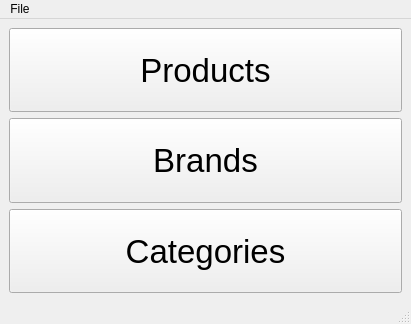
<?xml version="1.0" encoding="UTF-8"?>
<ui version="4.0">
 <class>products_main_window</class>
 <widget class="QMainWindow" name="products_main_window">
  <property name="geometry">
   <rect>
    <x>0</x>
    <y>0</y>
    <width>411</width>
    <height>324</height>
   </rect>
  </property>
  <property name="windowTitle">
   <string>MainWindow</string>
  </property>
  <widget class="QWidget" name="centralwidget">
   <layout class="QVBoxLayout" name="verticalLayout">
    <item>
     <widget class="QPushButton" name="products_btn">
      <property name="sizePolicy">
       <sizepolicy hsizetype="Minimum" vsizetype="Preferred">
        <horstretch>0</horstretch>
        <verstretch>0</verstretch>
       </sizepolicy>
      </property>
      <property name="font">
       <font>
        <pointsize>25</pointsize>
       </font>
      </property>
      <property name="text">
       <string>Products</string>
      </property>
     </widget>
    </item>
    <item>
     <widget class="QPushButton" name="brands_btn">
      <property name="sizePolicy">
       <sizepolicy hsizetype="Minimum" vsizetype="Preferred">
        <horstretch>0</horstretch>
        <verstretch>0</verstretch>
       </sizepolicy>
      </property>
      <property name="font">
       <font>
        <pointsize>25</pointsize>
       </font>
      </property>
      <property name="text">
       <string>Brands</string>
      </property>
     </widget>
    </item>
    <item>
     <widget class="QPushButton" name="categories_btn">
      <property name="sizePolicy">
       <sizepolicy hsizetype="Minimum" vsizetype="Preferred">
        <horstretch>0</horstretch>
        <verstretch>0</verstretch>
       </sizepolicy>
      </property>
      <property name="font">
       <font>
        <pointsize>25</pointsize>
       </font>
      </property>
      <property name="text">
       <string>Categories</string>
      </property>
     </widget>
    </item>
   </layout>
  </widget>
  <widget class="QMenuBar" name="menubar">
   <property name="geometry">
    <rect>
     <x>0</x>
     <y>0</y>
     <width>411</width>
     <height>20</height>
    </rect>
   </property>
   <widget class="QMenu" name="menuFile">
    <property name="title">
     <string>File</string>
    </property>
   </widget>
   <addaction name="menuFile"/>
  </widget>
  <widget class="QStatusBar" name="statusbar"/>
 </widget>
 <resources/>
 <connections/>
</ui>
